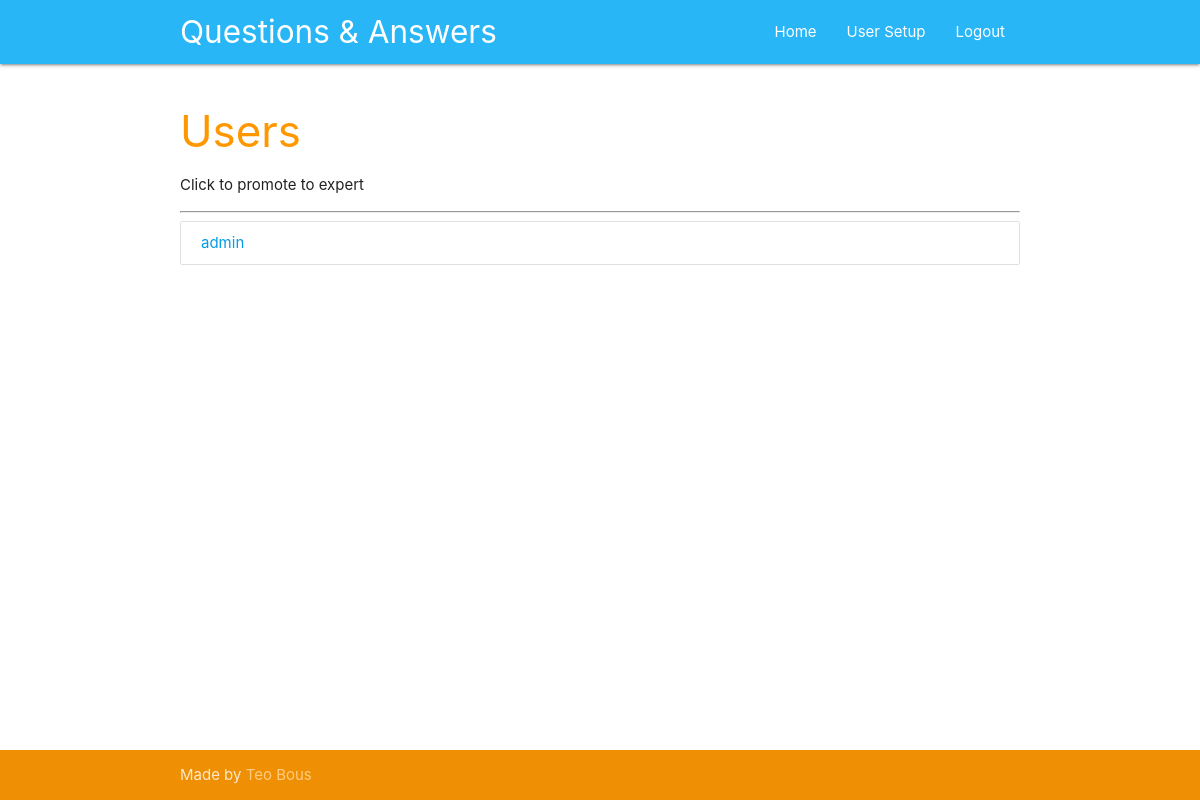
/users (signed in), run on an earlier commit of the app's database.
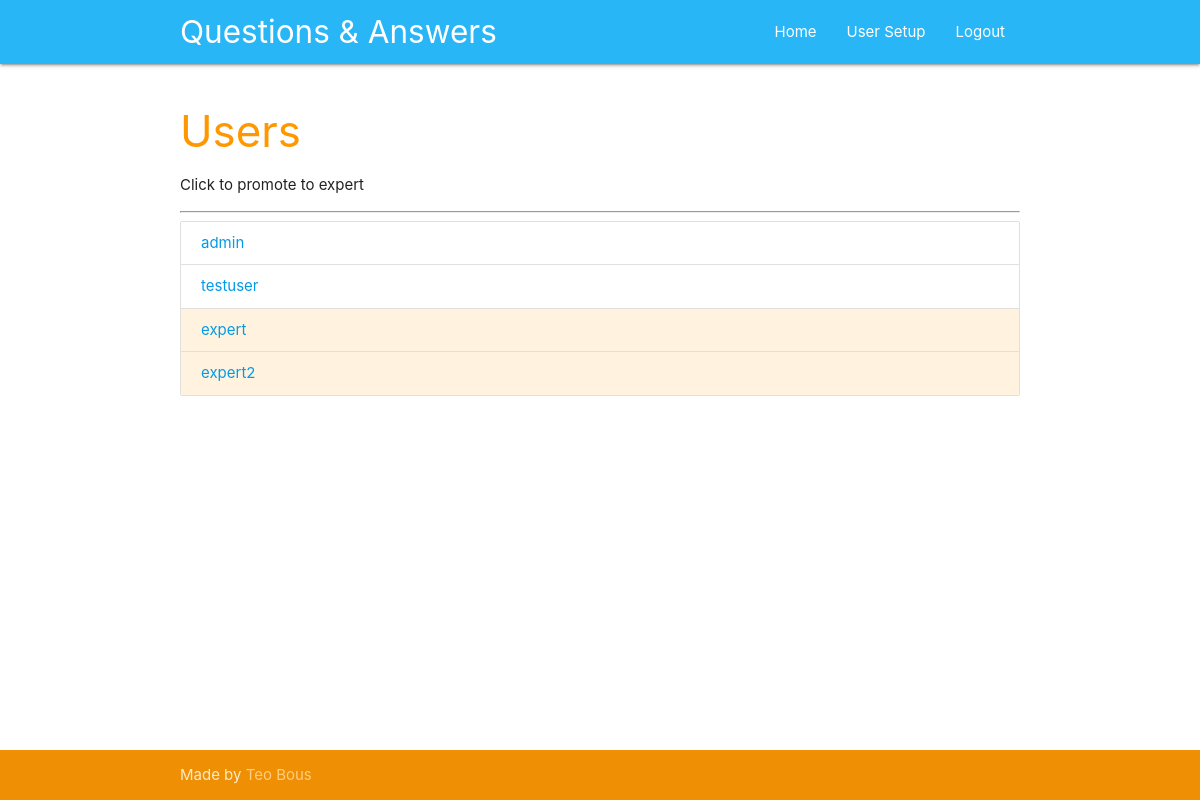
And on a later commit of the database.
### tables this page shows
CREATE TABLE users (
    id integer primary key autoincrement,
    name text not null,
    password text not null,
    expert boolean not null,
    admin boolean not null 
);

### app.py (the view)
@app.route('/users')
def users():
	user = get_current_user()
	if not user:
		return redirect(url_for('login'))
	if user['admin'] == 0:
		return redirect(url_for('index'))
	db = get_db()
	users_cur = db.execute('select id, name, expert, admin from users')
	users_results = users_cur.fetchall()
	return render_template('users.html', user=user, users=users_results)

### app.py (called while the page is built)
def get_current_user():
	user_result = None
	if 'user' in session:
		user = session['user']
		db = get_db()
		query = 'select id, name, password, expert, admin from users where name = ?'
		user_cur = db.execute(query, [user])
		user_result = user_cur.fetchone()
	return user_result

### database.py (called while the page is built)
def connect_db():
	sql = sqlite3.connect('data.db')
	sql.row_factory = sqlite3.Row
	return sql

def get_db():
	if not hasattr(g, 'sqlite_db'):
		g.sqlite_db = connect_db()
	return g.sqlite_db

### templates/users.html (shortened to what this page needs)
{% extends 'base.html' %}
{% block content %}
    <div class="section">
      <div class="container">
        <h3 class="header orange-text">Users</h3>
        <p>Click to promote to expert</p>
        <hr>
        <ul class="collection">
          {% for user in users %}
          <li class="collection-item {% if user['expert'] == 1 %} orange lighten-5 {% endif %}">
            <a href="{{ url_for('promote', user_id=user['id']) }}">{{ user['name'] }}</a>
          </li>
          {% endfor %}
        </ul>
      </div>
    </div>
{% endblock %}

What changed in the data, as far as the page shows it:
added users: name "testuser", expert False (drawn)
added users: name "expert", expert True (drawn)
added users: name "expert2", expert True (drawn)
